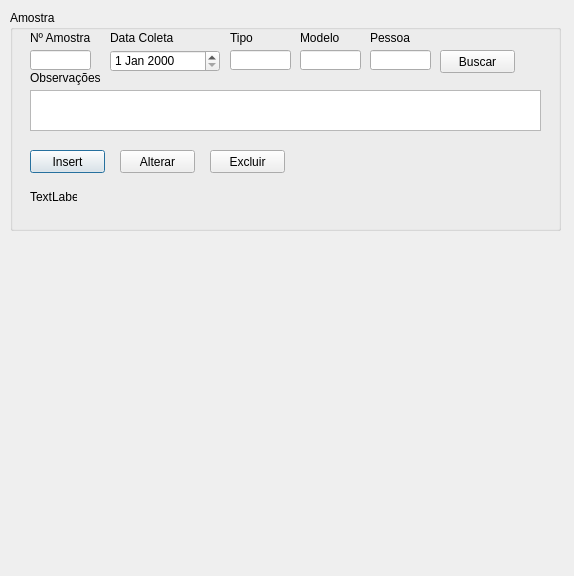
<?xml version="1.0" encoding="UTF-8"?>
<ui version="4.0">
 <class>Amostras</class>
 <widget class="QDialog" name="Amostras">
  <property name="geometry">
   <rect>
    <x>0</x>
    <y>0</y>
    <width>574</width>
    <height>576</height>
   </rect>
  </property>
  <property name="windowTitle">
   <string>Controle de Amostras</string>
  </property>
  <widget class="QGroupBox" name="groupBox">
   <property name="geometry">
    <rect>
     <x>10</x>
     <y>10</y>
     <width>551</width>
     <height>221</height>
    </rect>
   </property>
   <property name="title">
    <string>Amostra</string>
   </property>
   <widget class="QLineEdit" name="txtIdAmostra">
    <property name="geometry">
     <rect>
      <x>20</x>
      <y>40</y>
      <width>61</width>
      <height>20</height>
     </rect>
    </property>
   </widget>
   <widget class="QLabel" name="label">
    <property name="geometry">
     <rect>
      <x>20</x>
      <y>20</y>
      <width>71</width>
      <height>16</height>
     </rect>
    </property>
    <property name="text">
     <string>Nº Amostra</string>
    </property>
   </widget>
   <widget class="QDateEdit" name="txtDtColetaAmostra">
    <property name="geometry">
     <rect>
      <x>100</x>
      <y>40</y>
      <width>110</width>
      <height>22</height>
     </rect>
    </property>
   </widget>
   <widget class="QLabel" name="label_2">
    <property name="geometry">
     <rect>
      <x>100</x>
      <y>20</y>
      <width>71</width>
      <height>16</height>
     </rect>
    </property>
    <property name="text">
     <string>Data Coleta</string>
    </property>
   </widget>
   <widget class="QLineEdit" name="txtTpAmostra">
    <property name="geometry">
     <rect>
      <x>220</x>
      <y>40</y>
      <width>61</width>
      <height>20</height>
     </rect>
    </property>
   </widget>
   <widget class="QLineEdit" name="txtIdModelo">
    <property name="geometry">
     <rect>
      <x>290</x>
      <y>40</y>
      <width>61</width>
      <height>20</height>
     </rect>
    </property>
   </widget>
   <widget class="QLineEdit" name="txtIdPessoa">
    <property name="geometry">
     <rect>
      <x>360</x>
      <y>40</y>
      <width>61</width>
      <height>20</height>
     </rect>
    </property>
   </widget>
   <widget class="QLabel" name="label_3">
    <property name="geometry">
     <rect>
      <x>220</x>
      <y>20</y>
      <width>51</width>
      <height>16</height>
     </rect>
    </property>
    <property name="text">
     <string>Tipo</string>
    </property>
   </widget>
   <widget class="QLabel" name="label_4">
    <property name="geometry">
     <rect>
      <x>290</x>
      <y>20</y>
      <width>51</width>
      <height>16</height>
     </rect>
    </property>
    <property name="text">
     <string>Modelo</string>
    </property>
   </widget>
   <widget class="QLabel" name="label_5">
    <property name="geometry">
     <rect>
      <x>360</x>
      <y>20</y>
      <width>51</width>
      <height>16</height>
     </rect>
    </property>
    <property name="text">
     <string>Pessoa</string>
    </property>
   </widget>
   <widget class="QTextEdit" name="txtDsObservacoes">
    <property name="geometry">
     <rect>
      <x>20</x>
      <y>80</y>
      <width>511</width>
      <height>41</height>
     </rect>
    </property>
   </widget>
   <widget class="QLabel" name="label_6">
    <property name="geometry">
     <rect>
      <x>20</x>
      <y>60</y>
      <width>71</width>
      <height>16</height>
     </rect>
    </property>
    <property name="text">
     <string>Observações</string>
    </property>
   </widget>
   <widget class="QPushButton" name="bntInsert">
    <property name="geometry">
     <rect>
      <x>20</x>
      <y>140</y>
      <width>75</width>
      <height>23</height>
     </rect>
    </property>
    <property name="text">
     <string>Insert</string>
    </property>
   </widget>
   <widget class="QPushButton" name="bntAlterar">
    <property name="geometry">
     <rect>
      <x>110</x>
      <y>140</y>
      <width>75</width>
      <height>23</height>
     </rect>
    </property>
    <property name="text">
     <string>Alterar</string>
    </property>
   </widget>
   <widget class="QPushButton" name="bntExcluir">
    <property name="geometry">
     <rect>
      <x>200</x>
      <y>140</y>
      <width>75</width>
      <height>23</height>
     </rect>
    </property>
    <property name="text">
     <string>Excluir</string>
    </property>
   </widget>
   <widget class="QPushButton" name="btnBuscar">
    <property name="geometry">
     <rect>
      <x>430</x>
      <y>40</y>
      <width>75</width>
      <height>23</height>
     </rect>
    </property>
    <property name="text">
     <string>Buscar</string>
    </property>
   </widget>
   <widget class="QLabel" name="lblmsg">
    <property name="geometry">
     <rect>
      <x>20</x>
      <y>180</y>
      <width>47</width>
      <height>13</height>
     </rect>
    </property>
    <property name="text">
     <string>TextLabel</string>
    </property>
   </widget>
  </widget>
 </widget>
 <resources/>
 <connections/>
</ui>
